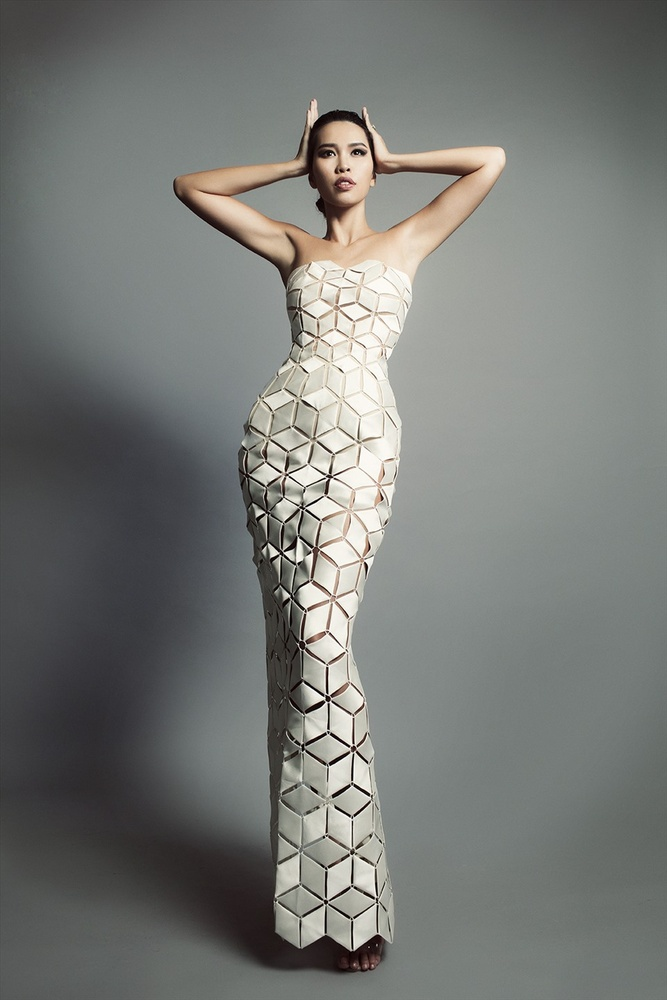
#> input picture A.jpg, 667 x 1000 px, shrunk from 960 x 1440 before the run
$ jupyter execute cv.ipynb   (older library calls are emulated)
#> lines starting #> are read from the running program, lines starting #| are printed output that depends on the picture; after the words box and inside, x2 and y2 are one past the last pixel; in counts of white or black regions, pixels touching at a corner belong together
[cell 1]
import cv2
from matplotlib import pyplot as plt

image_path = 'A.jpg'
A = cv2.imread(image_path)
#> A is the input picture: shape (1000, 667, 3); mean B, G, R 117.8, 121.2, 119.3
A = cv2.cvtColor(A, cv2.COLOR_BGR2RGB)

# Hiển thị ảnh
plt.imshow(A)
plt.title('Ảnh A')
plt.axis('off')
plt.show()

[cell 2]
# Chuyển ảnh A sang ảnh xám
B = cv2.cvtColor(A, cv2.COLOR_RGB2GRAY)

# Hiển thị ảnh xám
plt.imshow(B, cmap='gray')
plt.title('Ảnh B (xám)')
plt.axis('off')
plt.show()

[cell 3]
colors = ('r', 'g', 'b')
plt.figure(figsize=(8, 5))
for i, col in enumerate(colors):
    hist = cv2.calcHist([A], [i], None, [256], [0, 256])
    plt.plot(hist, color=col)
    plt.xlim([0, 256])

plt.title('Histogram của ảnh A (RGB)')
plt.xlabel('Mức xám (0–255)')
plt.ylabel('Số pixel')
plt.show()
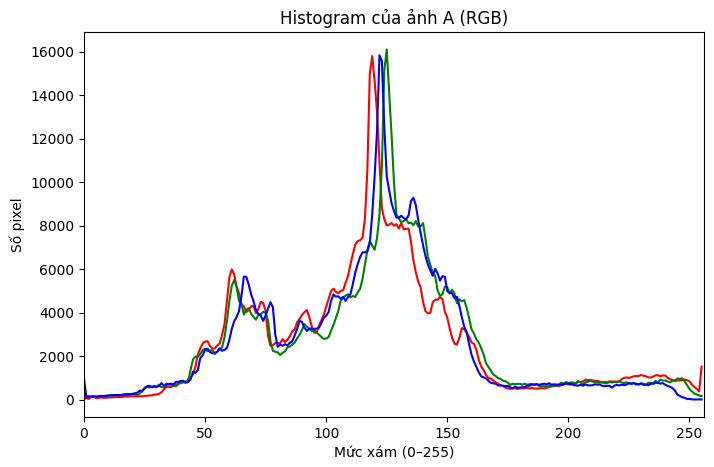
#> figure drawn by matplotlib, 1 panel; curve peaks at x = 119, y = 15805; curve peaks at x = 125, y = 16108; curve peaks at x = 122, y = 15843

[cell 4]
plt.hist(B.ravel(), bins=256, range=[0,256], color='gray')
plt.title('Histogram ảnh B')
plt.xlabel('Giá trị mức xám')
plt.ylabel('Số lượng pixel')
plt.show()
#> figure, not shown here; tallest bar 16141 high, from x = 123 to 124

[cell 5]
# Chuyển ảnh B sang ảnh nhị phân
_, C = cv2.threshold(B, 0, 255, cv2.THRESH_BINARY + cv2.THRESH_OTSU)
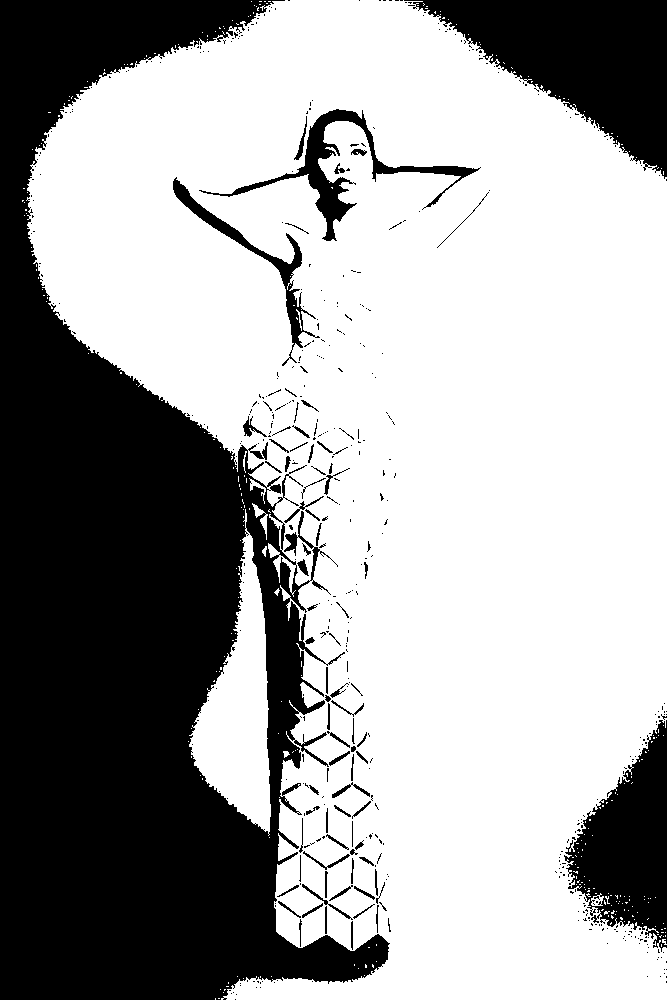
#> C: shape (1000, 667); 64% white; 516 black regions (437 under 20 px), largest, box (x1, y1, x2, y2) and area: (0, 0, 390, 1000) 192546, (404, 0, 667, 179) 22656, (564, 720, 667, 952) 13063

# Hiển thị ảnh nhị phân
plt.imshow(C, cmap='gray')
plt.title('Ảnh C (nhị phân)')
plt.axis('off')
plt.show()

[cell 6]
plt.hist(C.ravel(), bins=256, range=[0,256], color='black')
plt.title('Histogram ảnh C (nhị phân)')
plt.xlabel('Giá trị mức xám')
plt.ylabel('Số lượng pixel')
plt.show()
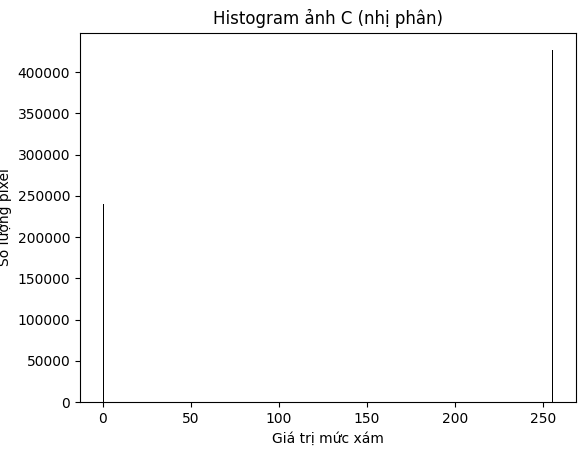
#> figure drawn by matplotlib, 1 panel; tallest bar 426629 high, from x = 255 to 256

[cell 7]
# Phát hiện biên bằng các bộ lọc khác nhau

# Canny
import numpy as np

edges_canny = cv2.Canny(B, 100, 200)
#> edges_canny: shape (1000, 667); 2.8% white in thin lines or dots, all inside (x1, y1, x2, y2) = (173, 99, 506, 974)

# Sobel
sobelx = cv2.Sobel(B, cv2.CV_64F, 1, 0, ksize=3)
sobely = cv2.Sobel(B, cv2.CV_64F, 0, 1, ksize=3)
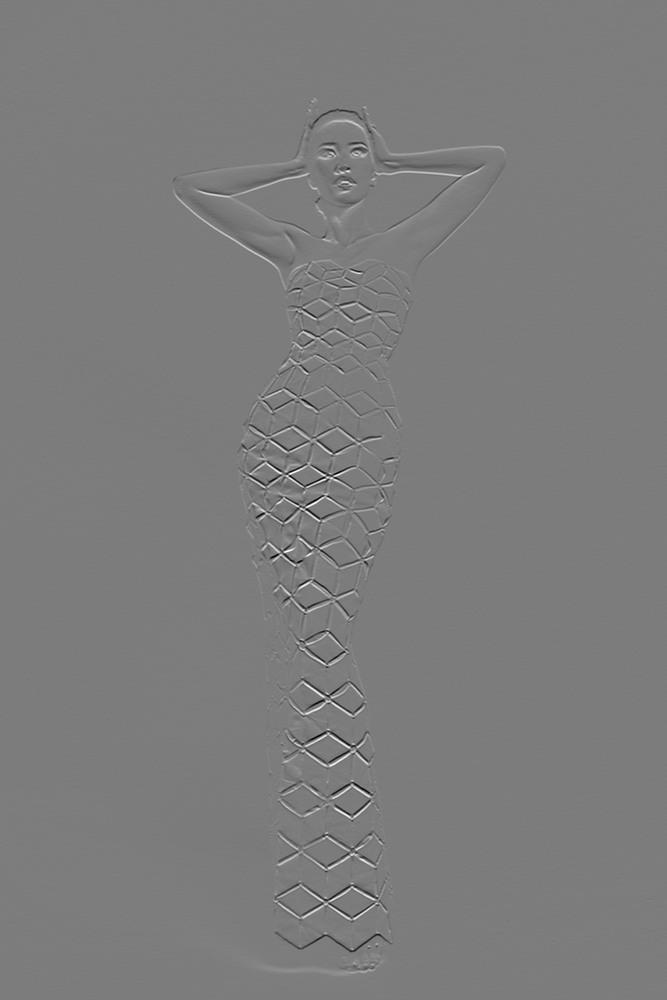
#> sobely: shape (1000, 667) float64; min -911, max 951, mean 0.2; drawn with min black and max white
edges_sobel = cv2.magnitude(sobelx, sobely)
edges_sobel = cv2.convertScaleAbs(edges_sobel)
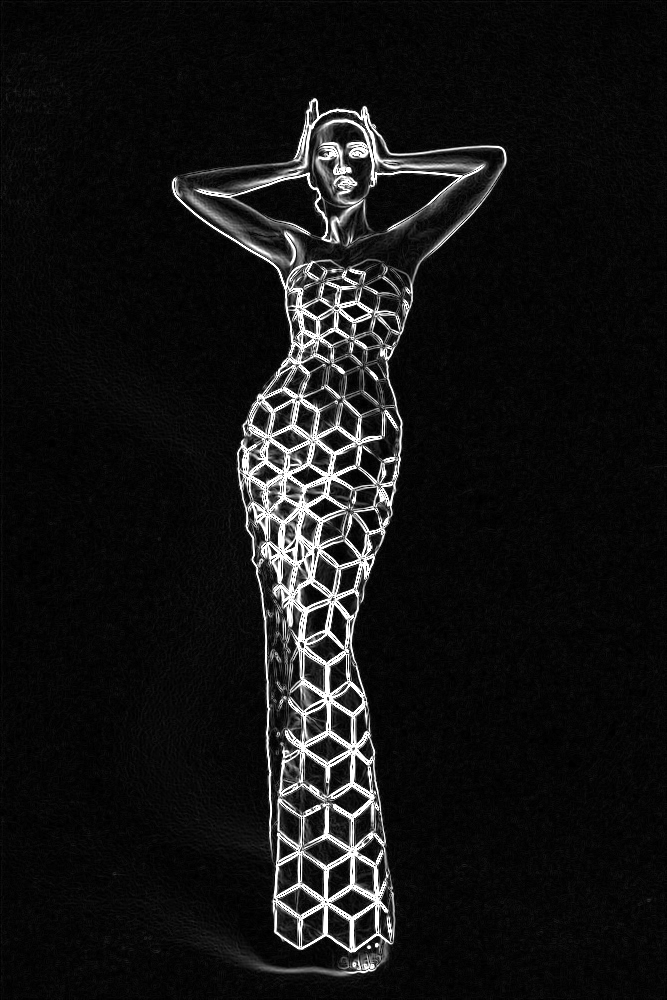
#> edges_sobel: shape (1000, 667); min 0, max 255, mean 21.1

# Prewitt
kernelx = np.array([[1,0,-1],[1,0,-1],[1,0,-1]], dtype=int)
kernely = np.array([[1,1,1],[0,0,0],[-1,-1,-1]], dtype=int)
prewittx = cv2.filter2D(B, -1, kernelx)
prewitty = cv2.filter2D(B, -1, kernely)
edges_prewitt = cv2.magnitude(prewittx.astype(np.float32), prewitty.astype(np.float32))
edges_prewitt = cv2.convertScaleAbs(edges_prewitt)
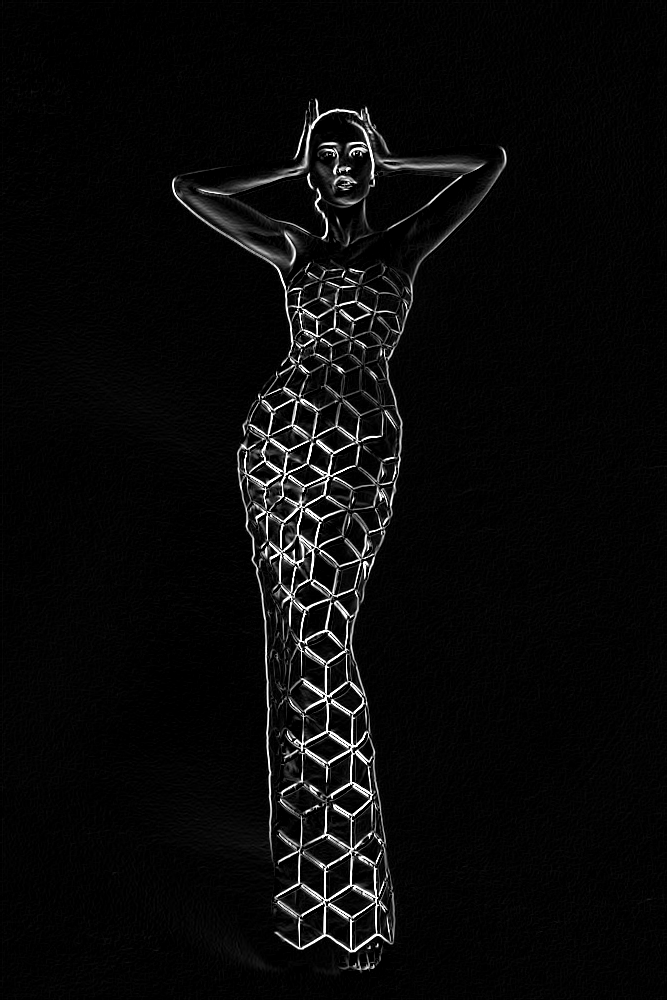
#> edges_prewitt: shape (1000, 667); min 0, max 255, mean 9.9

# Robert
kernel_roberts_x = np.array([[1, 0], [0, -1]], dtype=int)
kernel_roberts_y = np.array([[0, 1], [-1, 0]], dtype=int)
robertsx = cv2.filter2D(B, -1, kernel_roberts_x)
robertsy = cv2.filter2D(B, -1, kernel_roberts_y)
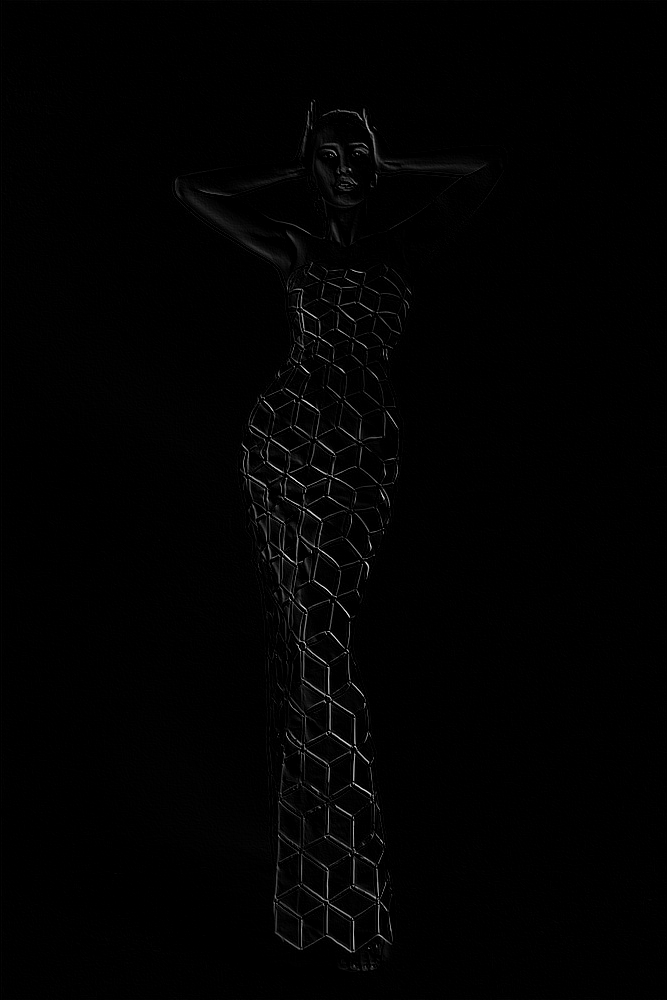
#> robertsy: shape (1000, 667); min 0, max 251, mean 2.2
edges_roberts = cv2.magnitude(robertsx.astype(np.float32), robertsy.astype(np.float32))
edges_roberts = cv2.convertScaleAbs(edges_roberts)

# Hiển thị kết quả
fig, axs = plt.subplots(4, 1, figsize=(6, 20))  # 4 hàng, 1 cột
images = [
    (edges_canny, 'Canny'),
    (edges_sobel, 'Sobel'),
    (edges_prewitt, 'Prewitt'),
    (edges_roberts, 'Roberts')
]

for ax, (img, title) in zip(axs, images):
    ax.imshow(img, cmap='gray')
    ax.set_title(title)
    ax.axis('off')
#> this loop made 4 passes
#> title on passes 1 to 4: 'Canny', 'Sobel', 'Prewitt', 'Roberts'

plt.tight_layout()
plt.show()

[cell 8]
import cv2
import numpy as np
import matplotlib.pyplot as plt

_, C = cv2.threshold(B, 0, 255, cv2.THRESH_BINARY + cv2.THRESH_OTSU)

# Hàm tạo kernel diamond
def diamond_kernel(size):
#> called with size = 7
    k = np.zeros((size, size), dtype=np.uint8)
    center = size // 2
    for i in range(size):
        for j in range(size):
            if abs(i - center) + abs(j - center) <= center:
                k[i, j] = 1
    return k

# Tạo các phần tử cấu trúc
kernel_line = cv2.getStructuringElement(cv2.MORPH_RECT, (9, 1))
kernel_disk = cv2.getStructuringElement(cv2.MORPH_ELLIPSE, (9, 9))
kernel_diamond = diamond_kernel(7)
kernel_circle = cv2.getStructuringElement(cv2.MORPH_ELLIPSE, (7, 7))

kernels = [
    ('Que (Line)', kernel_line),
    ('Đĩa (Disk)', kernel_disk),
    ('Diamond', kernel_diamond),
    ('Circle', kernel_circle)
]

# Thao tác morphology
operations = {
    'Erosion': cv2.erode,
    'Dilation': cv2.dilate,
    'Opening': lambda img, k: cv2.morphologyEx(img, cv2.MORPH_OPEN, k),
    'Closing': lambda img, k: cv2.morphologyEx(img, cv2.MORPH_CLOSE, k)
}

# Vẽ kết quả
for kname, k in kernels:
    fig, axs = plt.subplots(1, len(operations) + 1, figsize=(15, 4))
    fig.suptitle(f'Structuring element: {kname}', fontsize=14)

    # Ảnh gốc
    axs[0].imshow(C, cmap='gray')
    axs[0].set_title('Ảnh gốc')
    axs[0].axis('off')

    # Các phép morphology
    for i, (opname, func) in enumerate(operations.items(), start=1):
        result = func(C, k)
        axs[i].imshow(result, cmap='gray')
        axs[i].set_title(opname)
        axs[i].axis('off')

    plt.tight_layout()
    plt.show()
#> this loop made 4 passes
#> pass 2, `plt.show()`:
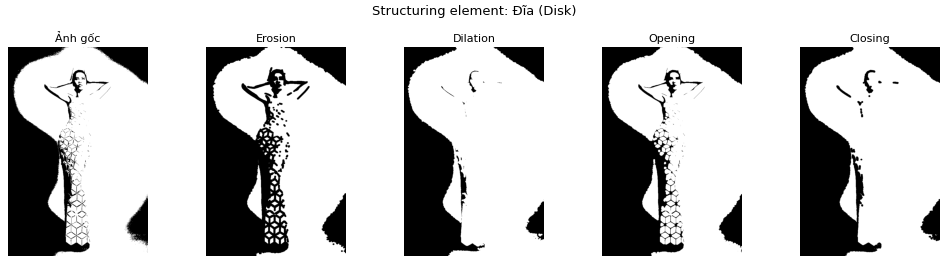
#> figure drawn by matplotlib, 5 panels
